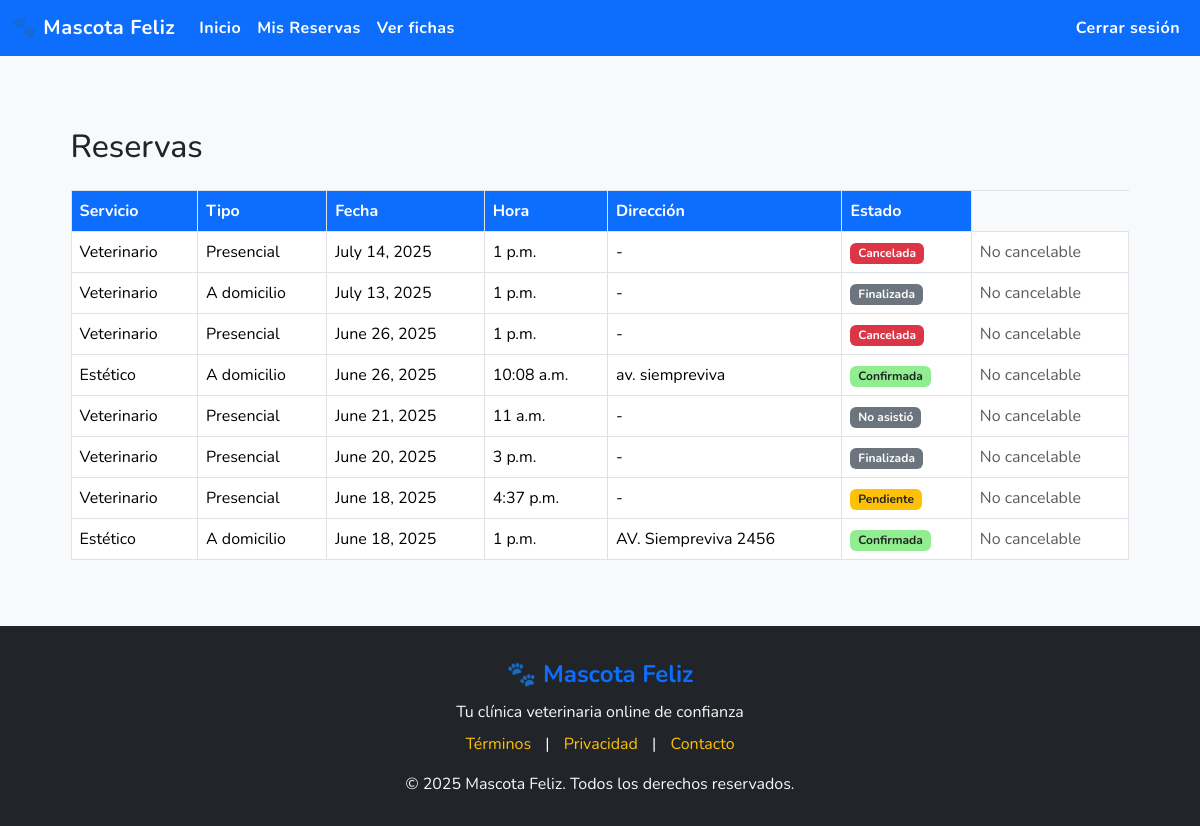
The app's page /reservas/ (signed in) with its own data.
### core/models.py (models this page shows, shortened)
class Reserva(models.Model):
    ESTADOS = [
        ('pendiente', 'Pendiente'),
        ('confirmada', 'Confirmada'),
        ('en_camino', 'En camino'),         # solo a domicilio
        ('en_espera', 'En espera'),         # solo presencial
        ('en_atencion', 'En atención'),
        ('finalizada', 'Finalizada'),
        ('cancelada', 'Cancelada'),
        ('no_asistio', 'No asistió'),
    ]
    TIPO_SERVICIO_CHOICES = [
        ('veterinario', 'Veterinario'),
        ('estetico', 'Estético'),
    ]
    TIPO_RESERVA_CHOICES = [
        ('presencial', 'Presencial'),
        ('domicilio', 'A domicilio'),
    ]
    cliente = models.ForeignKey(Usuario, on_delete=models.CASCADE, limit_choices_to={'tipo_usuario': 'cliente'})
    tipo_servicio = models.CharField(max_length=20, choices=TIPO_SERVICIO_CHOICES)
    tipo_reserva = models.CharField(max_length=20, choices=TIPO_RESERVA_CHOICES)
    direccion = models.CharField(max_length=255, blank=True, null=True)  # obligatoria si es a domicilio
    estado = models.CharField(max_length=20, choices=ESTADOS, default='pendiente')
    fecha_creacion = models.DateTimeField(auto_now_add=True)
    fecha = models.DateField()
    hora = models.TimeField()

### app/views.py (the view)
# urls.py: path('reservas/', views.ver_reservas_cliente, name='ver_reservas'),
@login_required
def ver_reservas_cliente(request):
    if request.user.tipo_usuario != 'cliente':
        return HttpResponseForbidden("Acceso denegado.")
    reservas = Reserva.objects.filter(cliente=request.user).order_by('-fecha', '-hora')
    return render(request, 'pages/ver_reservas.html', {
        'reservas': reservas,
        'today': date.today()
    })

### app/templates/pages/ver_reservas.html (shortened to what this page needs)
{% extends 'base/base.html' %}
{% block content %}
<div class="container mt-5">
    <h2 class="mb-4">Reservas</h2>
    {% if reservas %}
        <table class="table table-bordered">
            <thead>
                <tr>
                <th>Servicio</th>
                <th>Tipo</th>
                <th>Fecha</th>
                <th>Hora</th>
                <th>Dirección</th>
                <th>Estado</th>
                </tr>
            </thead>
            <tbody>
                {% for reserva in reservas %}
                <tr>
                    <td>{{ reserva.get_tipo_servicio_display }}</td>
                    <td>{{ reserva.get_tipo_reserva_display }}</td>
                    <td>{{ reserva.fecha }}</td>
                    <td>{{ reserva.hora }}</td>
                    <td>{{ reserva.direccion|default:"-" }}</td>
                    <td>
                        {% if reserva.get_estado_display == "Pendiente" %}
                            <span class="badge bg-warning text-dark">{{ reserva.get_estado_display }}</span>
                        {% elif reserva.get_estado_display == "Confirmada" %}
                            <span class="badge" style="background-color: #90ee90; color: #222;">{{ reserva.get_estado_display }}</span>
                        {% elif reserva.get_estado_display == "Cancelada" %}
                            <span class="badge bg-danger">{{ reserva.get_estado_display }}</span>
                        {% elif reserva.get_estado_display == "Cerrada" %}
                            <span class="badge bg-success">{{ reserva.get_estado_display }}</span>
                        {% else %}
                            <span class="badge bg-secondary">{{ reserva.get_estado_display }}</span>
                        {% endif %}
                    </td>
                    <td>
                    {% if user.tipo_usuario == 'cliente' and reserva.fecha >= today and reserva.estado == 'pendiente' %}
                        <a href="{% url 'cambiar_estado_reserva' reserva.id 'confirmada' %}" class="btn btn-sm btn-warning">Confirmar Reserva</a>
                        <form method="post" action="{% url 'cancelar_reserva_cliente' reserva.id %}">
                        {% csrf_token %}
                        <button type="submit" class="btn btn-sm btn-danger">Cancelar</button>
                        </form>
                    {% elif user.tipo_usuario == 'cliente' and reserva.fecha >= today and reserva.estado == 'confirmada' %}
                        <form method="post" action="{% url 'cancelar_reserva_cliente' reserva.id %}">
                        {% csrf_token %}
                        <button type="submit" class="btn btn-sm btn-danger">Cancelar</button>
                        </form>
                    {% else %}
                        <span class="text-muted">No cancelable</span>
                    {% endif %}
                    </td>
                </tr>
                {% endfor %}
            </tbody>
        </table>
    {% else %}
        <p>No tienes reservas registradas.</p>
    {% endif %}
</div>
{% endblock %}

### app/templates/base/base.html (style rules this page uses)
html, body { height: 100%; min-height: 100%; }
body { display: flex; flex-direction: column; min-height: 100vh; font-family: 'Nunito', sans-serif; background-color: #f8f9fa; color: #212529; }
.container { max-width: 96%; flex: 1 0 auto; }
.card-header, .table thead th { background-color: #0d6efd; color: #fff; font-weight: 700; }

### records on screen
Reserva: tipo_servicio "Veterinario", tipo_reserva "Presencial", fecha "July 14, 2025", hora "1 p.m.", direccion "-", estado "Cancelada", shows "No cancelable"
Reserva: tipo_servicio "Veterinario", tipo_reserva "A domicilio", fecha "July 13, 2025", hora "1 p.m.", direccion "-", estado "Finalizada", shows "No cancelable"
Reserva: tipo_servicio "Veterinario", tipo_reserva "Presencial", fecha "June 26, 2025", hora "1 p.m.", direccion "-", estado "Cancelada", shows "No cancelable"
Reserva: tipo_servicio "Estético", tipo_reserva "A domicilio", fecha "June 26, 2025", hora "10:08 a.m.", direccion "av. siempreviva", estado "Confirmada", shows "No cancelable"
Reserva: tipo_servicio "Veterinario", tipo_reserva "Presencial", fecha "June 21, 2025", hora "11 a.m.", direccion "-", estado "No asistió", shows "No cancelable"
Reserva: tipo_servicio "Veterinario", tipo_reserva "Presencial", fecha "June 20, 2025", hora "3 p.m.", direccion "-", estado "Finalizada", shows "No cancelable"
Reserva: tipo_servicio "Veterinario", tipo_reserva "Presencial", fecha "June 18, 2025", hora "4:37 p.m.", direccion "-", estado "Pendiente", shows "No cancelable"
Reserva: tipo_servicio "Estético", tipo_reserva "A domicilio", fecha "June 18, 2025", hora "1 p.m.", direccion "AV. Siempreviva 2456", estado "Confirmada", shows "No cancelable"
